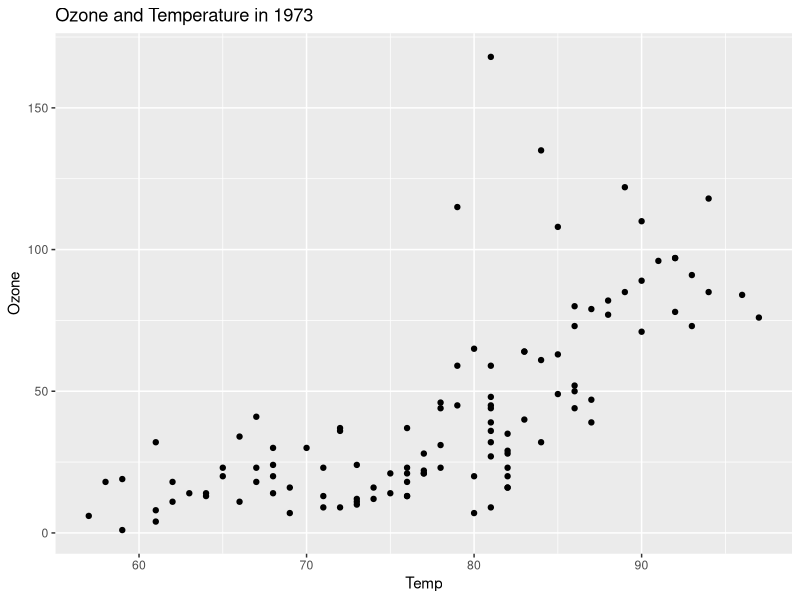
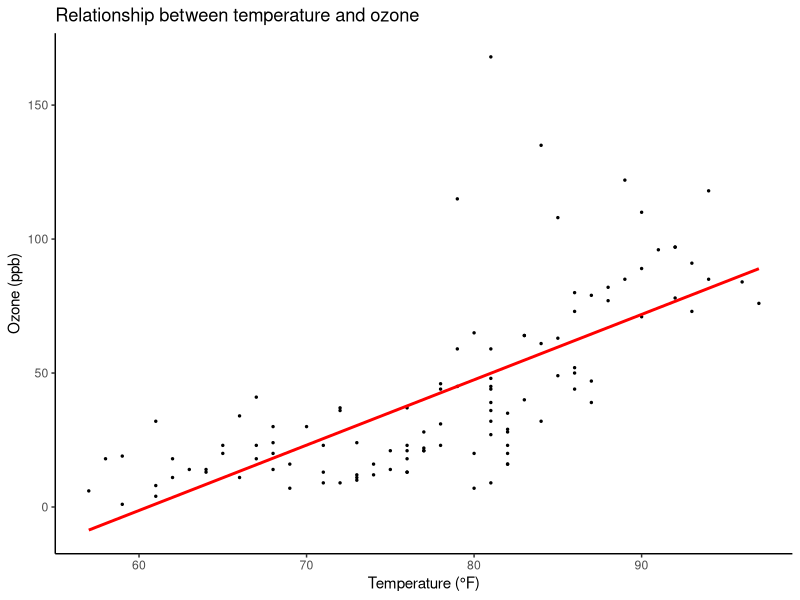
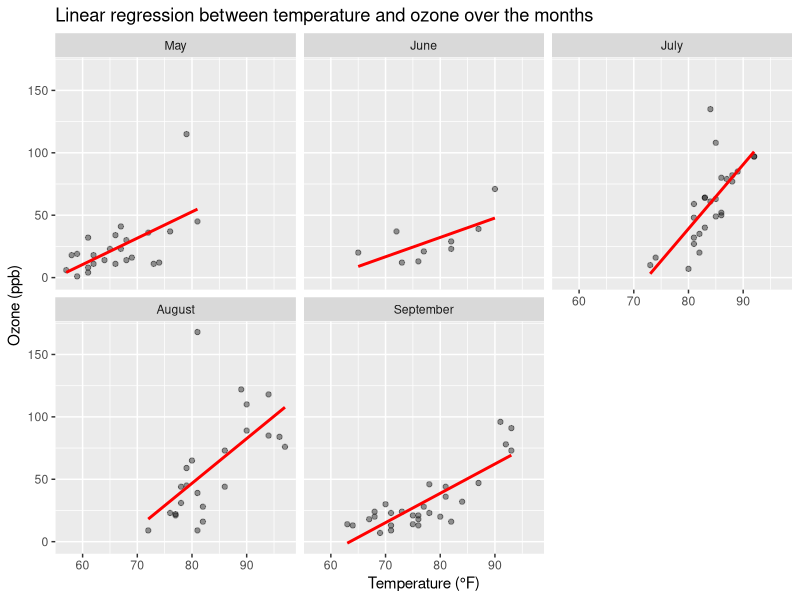
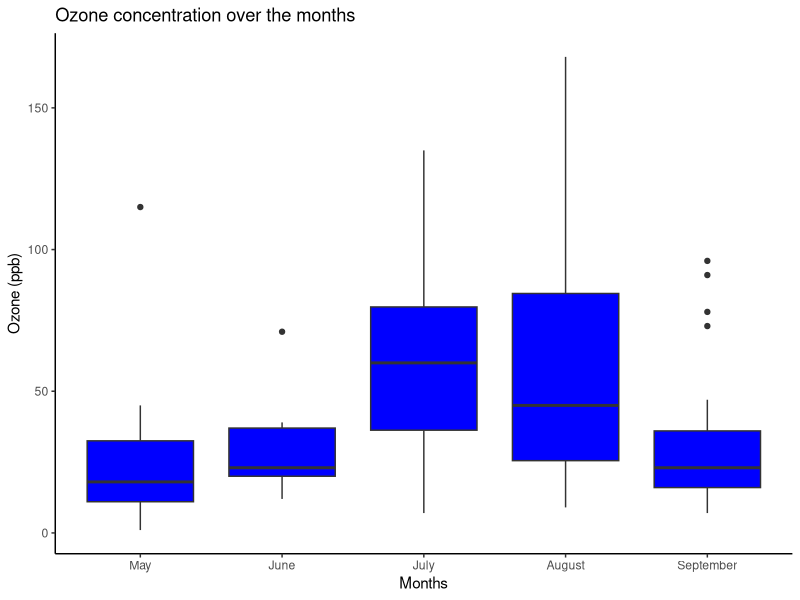

Generate these figures, in order, with R:
## ---- chunk 1
library(tidyr)
library(readr)
library(dplyr)
library(knitr)
library(ggplot2)
## ---- chunk 2
#looking at background information of the data
?airquality
## ---- chunk 3
airquality <- datasets::airquality
airquality_clean <- na.omit(airquality)
## ---- chunk 4
# calculating statistical parameters
summary(airquality$Ozone)
summary(airquality$Temp)

# plotting data to get a feeling for it's distribution
ggplot(data = airquality_clean, 
      aes(x=Temp, 
          y=Ozone)) +
      labs(title = "Ozone and Temperature in 1973") +
      geom_point()
## ---- chunk 5
# calculating correlation between temperature and ozone with pearson-correlation
corr_test <- airquality_clean |>
  with(cor.test(Temp, Ozone))

# showing only correlation and p_value 
corr_summary <- tibble( 
  correlation = corr_test$estimate, 
  p_value = corr_test$p.value)
corr_summary
## ---- chunk 6
# making linear regression model
regression_airquality_clean <- airquality_clean |>
  lm(Ozone~Temp, data = _) # data=_, takes the data that comes out

# showing results of the linear regression model
summary(regression_airquality_clean)
## ---- chunk 7
# scatterplot showing linear regression between ozone and temperature
airquality_clean |>
  ggplot(
  aes(x=Temp, y=Ozone)) +
  geom_point(size=0.5) +
  geom_smooth(method="lm", color = "red", se=FALSE) +
  labs(title="Relationship between temperature and ozone",
       x="Temperature (°F)",
       y="Ozone (ppb)") +
  theme_classic()
## ---- chunk 8
# calculating mean temp and mean ozone for every month
mean_monthly_airquality <- airquality_clean |> 
  dplyr::group_by(Month) |> 
  dplyr::summarize(mean_temp = mean(Temp),
                  mean_ozone = mean(Ozone))
## ---- chunk 9
# calculating the correlation for every month
monthly_corr_test <- airquality_clean |>
  dplyr::group_by(Month) |>
  dplyr::summarize(correlation= cor(Temp, Ozone), 
         p_value = cor.test(Temp, Ozone)$p.value)

# making one data frame --> joining the means in mean_monthly_airquality and the monthly correlation in monthly_corr_test
monthly_summary <- left_join(mean_monthly_airquality, monthly_corr_test, by="Month")
## ---- chunk 10
# make a new factor variable with the names of the months, the numbers in the data stay
airquality_clean <- airquality_clean|> 
  mutate(Month_label = factor(Month, 
                              levels = 5:9, 
                              labels = c("May", "June", "July", "August", "September")))

# plotting the data
# plot that shows linear regression between temperature and ozone over the months
ggplot(
  data=airquality_clean, 
  aes(x = Temp, y = Ozone)) +
  geom_point(alpha = 0.4) +
  geom_smooth(method = "lm", color= "red", se=FALSE) +
  labs(title = "Linear regression between temperature and ozone over the months",
       x = "Temperature (°F)",
       y = "Ozone (ppb)") +
  facet_wrap(~Month_label)
## ---- chunk 11
# making a boxplot that shows the distribution of the ozone concentration over time
airquality_clean |> 
  ggplot(
  aes(x = Month_label, y = Ozone)) +
  geom_boxplot(fill = "blue") +
  labs(title = "Ozone concentration over the months", 
       x = "Months",
       y = "Ozone (ppb)") +
  theme_classic()
